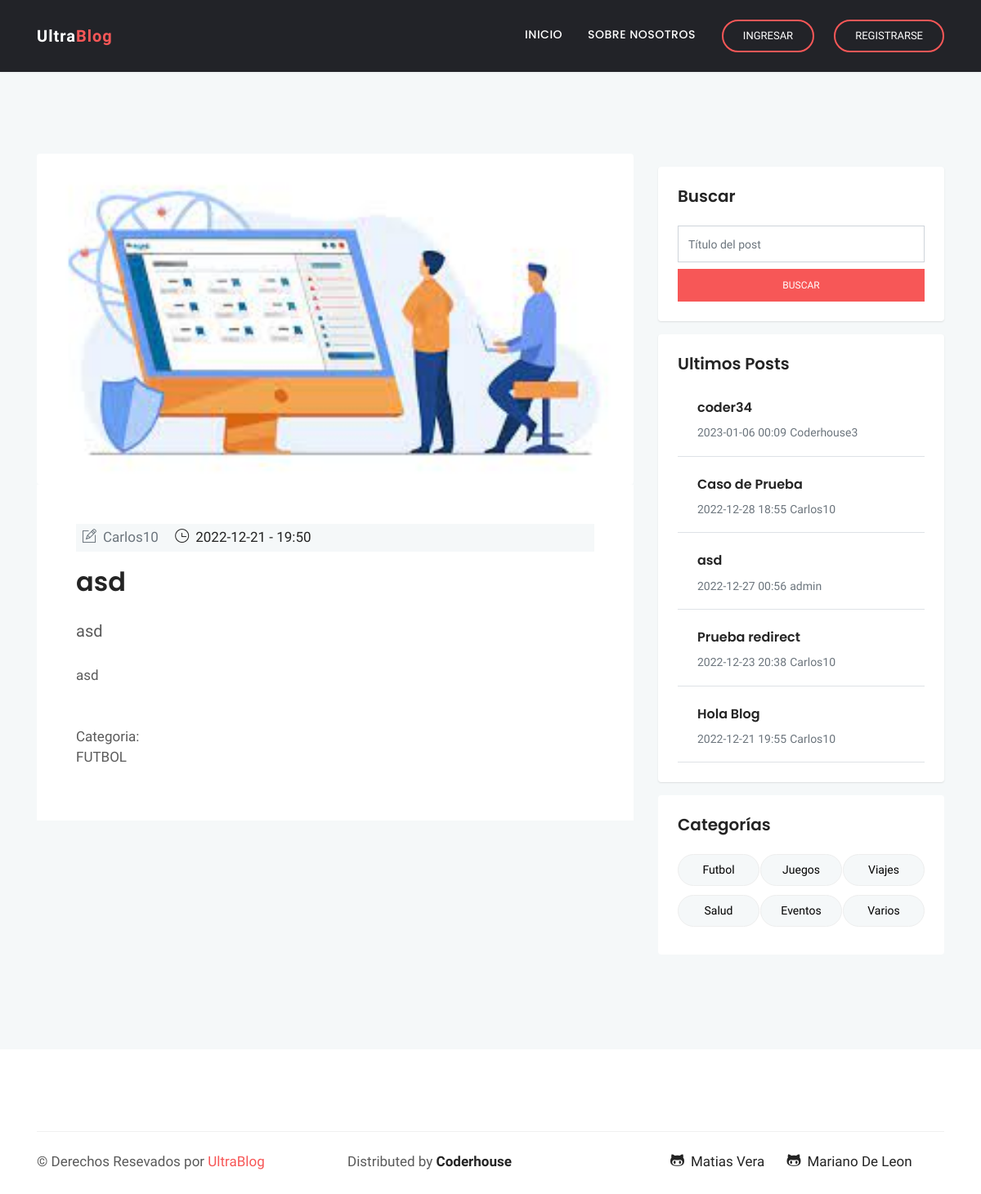
/Blog/post/21, run on the app's committed database.
### Blog/models.py (models this page shows, shortened)
class Post(models.Model):
    titulo = models.CharField(max_length=20)
    subtitulo = models.CharField(max_length=50)
    cuerpo = RichTextField(verbose_name="Contenido")
    autor = models.ForeignKey(User, on_delete=models.CASCADE)
    fecha = models.DateTimeField()
    imagen = models.ImageField(upload_to='media')
    Categorias = (
    ("Futbol", "Futbol"),
    ("Juegos", "Juegos"),
    ("Viajes", "Viajes"),
    ("Salud", "Salud"),
    ("Eventos", "Eventos"),
    ("Varios", "Varios"),
    )
    categoria = models.CharField(max_length=9, choices=Categorias, default="Varios")

### Blog/views.py (the view)
# urls.py: path("post/<id>", post, name="_post"),
def post(request, id):
    post=Post.objects.get(id=id)
    try:
        imagen=post.imagen.url
    except:
        imagen="/media/defecto.jpg"
    return render (request, "post.html", {"post": post, "imagen": imagen})

### PF_Python/context_processors.py (called while the page is built)
def ObtenerRecientes (request):
    recientes = Post.objects.all().order_by('-fecha')[:5]
    return {"recientes": recientes}

def ObtenerAvatar(request):
    if request.user.is_authenticated:
        lista=Avatar.objects.filter(user=request.user)
        if len(lista)!=0:
            imagen=lista[0].imagen.url
        else:
            imagen="../../media/avatares/avatarpordefecto.png"
        return {"avatar":imagen}
    else:
        imagen="../../media/avatares/avatarpordefecto.png"
        return {"avatar":imagen}

### Blog/templates/post.html
{% extends "padre.html" %}
{% block contenido %}
<div class="single-blog-item" style="display: flex;flex-direction: column;">
    <img src="{{imagen}}"  onerror="this.src='/media/defecto.jpg';" class="img-fluid rounded" >
    <div class="blog-item-content bg-white p-5">
        <div class="blog-item-meta bg-gray py-1 px-2">
            <a href="{% url '_perfil' post.autor.id %}"><span class="text-muted text-capitalize mr-3"><i class="ti-pencil-alt mr-2"></i>{{post.autor}}</span></a>
            <span class="text-black text-capitalize mr-3"><i class="ti-time mr-1"></i> {{ post.fecha|date:'Y-m-d -  H:i' }}</span>
        </div>
        <h2 class="mt-3 mb-4">{{ post.titulo }}</h2>
        <p class="lead mb-4">{{ post.subtitulo }}</p>
        <p class="lead mb-4 font-weight-normal text-black">{{ post.cuerpo|safe }}</p>
        <div class="tag-option mt-5 clearfix">
            <ul class="float-left list-inline">
                <li>Categoria:</li>
                <li class="list-inline-item">{{ post.categoria }}</li>
            </ul>
        </div>
    </div>
</div>
{% endblock %}

### Blog/templates/padre.html (shortened to what this page needs)
<!doctype html>
<html lang="en">
<head>
{% load static %}
<link href="{% static 'css/styles_chat.css' %}"rel="stylesheet" />
<link rel="stylesheet" href="{% static 'plugins/bootstrap/css/bootstrap.min.css' %}">
<link rel="stylesheet" href="{% static 'plugins/themify/css/themify-icons.css' %}">
<link rel="stylesheet" href="{% static 'plugins/fontawesome/css/all.css' %}">
<link rel="stylesheet" href="{% static 'plugins/magnific-popup/dist/magnific-popup.css' %}">
<link rel="stylesheet" href="{% static 'plugins/slick-carousel/slick/slick.css' %}">
<link rel="stylesheet" href="{% static 'plugins/slick-carousel/slick/slick-theme.css' %}" >
<link rel="stylesheet" href="{% static 'css/style.css' %}">
<link rel="stylesheet" href="{% static 'css/style_propio.css' %}">
</head>
<body>
<header class="navigation">
	<nav class="navbar navbar-expand-lg  py-4" id="navbar">
		<div class="container">
		<a class="navbar-brand" href="{% url '_inicio' %}">
		Ultra<span>Blog</span>
		</a>
		<div class="collapse navbar-collapse text-center" id="navbarsExample09">
			<ul class="navbar-nav ml-auto">
			<li class="nav-item active">
				<a class="nav-link" href="{% url '_inicio' %}">Inicio <span class="sr-only">(current)</span></a>
			</li>
			<li class="nav-item"><a class="nav-link" href="{% url '_sobrenosotros' %}">Sobre Nosotros</a></li>
			{% if user.is_authenticated %}
				<li class="nav-item"><a class="nav-link" href="{% url '_iniciochat' %}">CHAT</a></li>
				<li class="nav-item"><img style="border-radius: 50%; height: 48px; object-fit: cover; object-position: center; width: 48px;" src="{{ avatar }}" alt=""></li>
				<li class="nav-item"><a class="nav-link" href="{% url '_perfil' user.id %}">Hola {{ user.username }}</a></li>
				<a class="btn btn-solid-border btn-round-full" href="{% url '_logout' %}">Desloguearme</a>
            {% else %}
			<form class="form-lg-inline my-2 my-md-0 ml-lg-4 text-center">
			<a href="{% url '_ingreso' %}" class="btn btn-solid-border btn-round-full">Ingresar</a>
			</form>
			<form class="form-lg-inline my-2 my-md-0 ml-lg-4 text-center">
			<a href= "{% url '_registro' %}" class="btn btn-solid-border btn-round-full">Registrarse</a>
			</form>
			{% endif %}
		</div>
		</div>
	</nav>
</header>
<div class="main-wrapper ">
<section class="section blog-wrap bg-gray">
    <div class="container">
        <div class="row">
            <div class="col-lg-8">
{% block contenido %}
{% endblock %}
</div>
	<div class="col-lg-4">
	<div class="sidebar-wrap">
	<form action="{% url '_buscarpost' %}" method="GET">
		<div class="sidebar-widget search card p-4 mb-3 border-0">
			<h5 class="mb-4">Buscar</h5>
			<input type="text" class="form-control" placeholder="Título del post" name="busq_titulo" required id="busq_titulo">
			<input type="submit" class="btn btn-mian btn-small d-block mt-2" style="width : 100%" value="Buscar">
		</div>
	</form>
	<div class="sidebar-widget latest-post card border-0 p-4 mb-3">
		<h5>Ultimos Posts</h5>
		{% for reciente in recientes%}
        <div class="media border-bottom py-3">
            <a href="#"><img class="mr-4" src="" alt=""></a>
            <div class="media-body">
                <h6 class="my-2"><a href="{% url '_post' reciente.id %}">{{reciente.titulo}}</a></h6>
                <span class="text-sm text-muted">{{reciente.fecha|date:'Y-m-d H:i'}}</span>
				<a href = "{% url '_perfil' reciente.autor.id %}" class="text-sm text-muted">{{reciente.autor}}</a>
            </div>
        </div>
		{% endfor %}
	</div>
	<div class="sidebar-widget bg-white rounded tags p-4 mb-3">
		<h5 class="mb-4">Categorías</h5>
		<div class="grid-categoria">
			<form action="{% url '_buscarcategoria' %}" method="GET">
				<input class = "boton-categoria" type="submit"  style="width : 100%" value="Futbol">
			</form>
			<form action="{% url '_buscarcategoria' %}" method="GET">
				<input class = "boton-categoria" type="submit"  style="width : 100%" value="Juegos">
			</form>
			<form action="{% url '_buscarcategoria' %}" method="GET">
				<input class = "boton-categoria" type="submit"  style="width : 100%" value="Viajes">
			</form>
			<form action="{% url '_buscarcategoria' %}" method="GET">
				<input class = "boton-categoria" type="submit"  style="width : 100%" value="Salud">
			</form>
			<form action="{% url '_buscarcategoria' %}" method="GET">
				<input class = "boton-categoria" type="submit"  style="width : 100%" value="Eventos">
			</form>
			<form action="{% url '_buscarcategoria' %}" method="GET">
				<input class = "boton-categoria" type="submit"  style="width : 100%" value="Varios">
			</form>
		</div>
	</div>
</section>
<footer class="footer section">
	<div class="container">
		<div class="footer-btm pt-4">
			<div class="row">
				<div class="col-lg-4 col-md-12 col-sm-12">
					<div class="copyright">
						&copy; Derechos Resevados por <span class="text-color">UltraBlog</span>
					</div>
				</div>
				<div class="col-lg-4 col-md-12 col-sm-12">
					<div class="copyright">
					Distributed by  <a href="https://www.coderhouse.com/" target="_blank">Coderhouse</a>
					</div>
				</div>
				<div class="col-lg-4 col-md-12 col-sm-12 text-left text-lg-left">
					<ul class="list-inline footer-socials">
						<li class="list-inline-item"><a href="https://github.com/VeraMatias" target="_blank"><i class="ti-github mr-2"></i>Matias Vera</a></li>
						<li class="list-inline-item"><a href="https://github.com/MarianoDeLeonPerez" target="_blank"><i class="ti-github mr-2"></i>Mariano De Leon</a></li>
					</ul>
				</div>
			</div>
		</div>
	</div>
</footer>
    </div>
</body>
</html>

### static/css/styles_chat.css (style rules this page uses)
body { background-color: #f4f7f6; margin-top:20px; }
.card { background: #fff; transition: .5s; border: 0; margin-bottom: 30px; border-radius: .55rem; position: relative; width: 100%; box-shadow: 0 1px 2px 0 rgb(0 0 0 / 10%); }
.clearfix:after { visibility: hidden; display: block; font-size: 0; content: " "; clear: both; height: 0 }

### static/css/style.css (style rules this page uses)
html { overflow-x: hidden; }
body { line-height: 1.5; font-family: "Hind", serif; -webkit-font-smoothing: antialiased; font-size: 17px; color: rgba(0, 0, 0, 0.65); }
h1, .h1, h2, .h2, h3, .h3, h4, .h4, h5, .h5, h6, .h6 { font-family: "Poppins", sans-serif; font-weight: 600; color: #242424; }
h2, .h2 { font-size: 2rem; font-weight: 600; line-height: 42px; }
h5, .h5 { font-size: 1.25rem; }
h6, .h6 { font-size: 1rem; }
p { line-height: 30px; }
input[type="email"], input[type="password"], input[type="text"], input[type="tel"] { box-shadow: none; height: 45px; outline: none; font-size: 14px; }
.form-control { box-shadow: none; border-radius: 0; }
.btn { display: inline-block; font-size: 14px; font-size: 0.8125rem; font-weight: 400; padding: 1rem 2.5rem; text-transform: uppercase; border-radius: 0; transition: all 0.2s ease; }
.btn-main, .btn-transparent, .btn-small { background: #f75757; color: #fff; transition: all 0.2s ease; }
.btn-solid-border { border: 2px solid #f75757; background: transparent; color: #242424; }
.btn-small { padding: 10px 25px; font-size: 12px; }
.btn-round-full { border-radius: 50px; }
.bg-gray { background: #f5f8f9; }
.section { padding: 100px 0; }
.text-color { color: #f75757; }
.text-black { color: #242424; }
.text-sm { font-size: 14px; }
a { color: #242424; text-decoration: none; }
#navbar { background: #222328; box-shadow: 0 1px 2px rgba(0, 0, 0, 0.05); }
#navbar li { padding-left: 15px; }
#navbar .nav-link { font-family: "Poppins", sans-serif; font-weight: 500; color: #fff; text-transform: uppercase; font-size: 14px; letter-spacing: .5px; transition: all .25s ease; }
#navbar .btn { padding: .5rem 1.5rem; color: #fff; }
.navbar-brand { color: #fff; font-weight: 600; letter-spacing: 1px; }
.navbar-brand span { color: #f75757; }
.footer { padding-bottom: 10px; }
.footer .copyright a { font-weight: 600; }
.footer-btm { border-top: 1px solid rgba(0, 0, 0, 0.06); }
.footer-socials li a { margin-left: 15px; }

### static/css/style_propio.css (style rules this page uses)
.boton-categoria { background: #f5f8f9; display: inline-block; padding: 8px 23px; border-radius: 38px; margin-bottom: 10px; border: 1px solid #eee; font-size: 14px; text-transform: capitalize; }
.grid-categoria { display: grid; gap: 1px; grid-template-columns: repeat(3, 1fr) }

### data on the page
Post: autor "Carlos10", fecha "2022-12-21 - 19:50", titulo "asd", subtitulo "asd", cuerpo "asd", categoria "FUTBOL"
Post: titulo "coder34", fecha "2023-01-06 00:09", autor "Coderhouse3"
Post: titulo "Caso de Prueba", fecha "2022-12-28 18:55", autor "Carlos10"
Post: titulo "asd", fecha "2022-12-27 00:56", autor "admin"
Post: titulo "Prueba redirect", fecha "2022-12-23 20:38", autor "Carlos10"
Post: titulo "Hola Blog", fecha "2022-12-21 19:55", autor "Carlos10"
